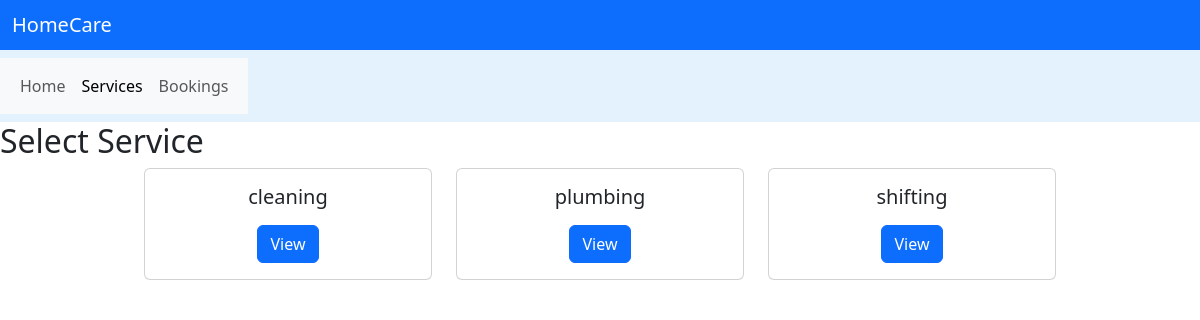
The app's page /service_list, older data.
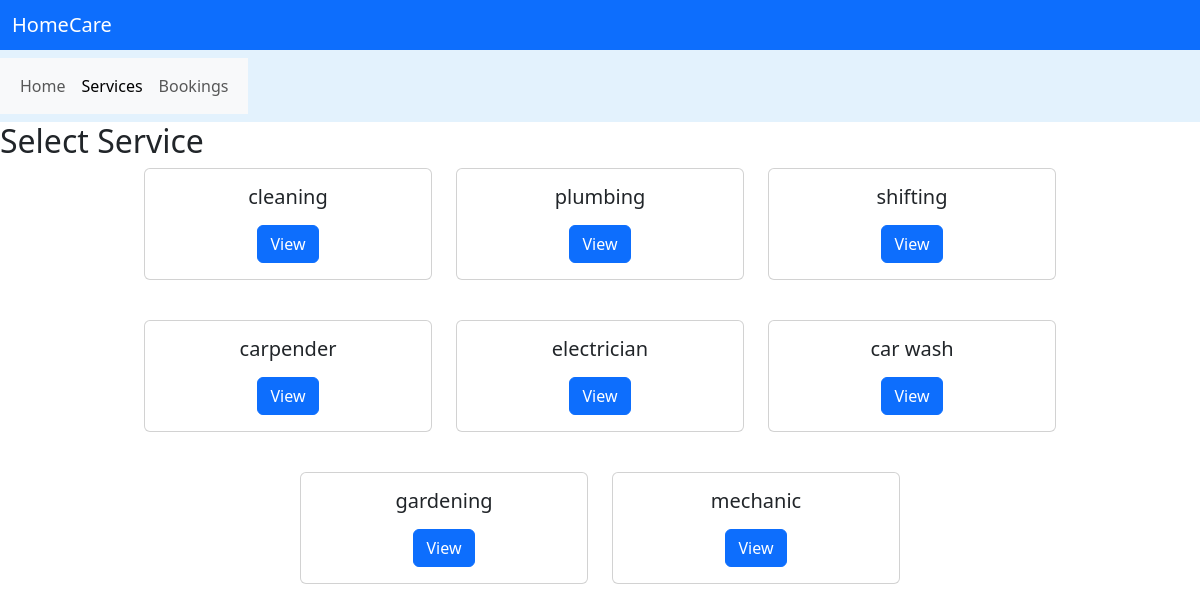
The same page, newer data.
### provider_app/models.py (models this page shows, shortened)
class Service(models.Model):
    name = models.CharField(max_length=100)

### bookings_app/views.py (the view)
# urls.py: path('service_list',views.service_list,name='service_list'),
def service_list(request):
    services = Service.objects.all()
    return render(request, 'service_list.html', {'services': services})

### bookings_app/templates/service_list.html (shortened to what this page needs)
<!DOCTYPE html>
<html lang="en">
<head>
    <link href="https://cdn.jsdelivr.net/npm/bootstrap@5.3.8/dist/css/bootstrap.min.css" rel="stylesheet">
</head>
<body>
     <nav class="navbar bg-primary" data-bs-theme="dark">
  <div class="container-fluid">
    <span class="navbar-brand mb-0 h1">HomeCare</span>
  </div>
</nav>
<nav class="navbar" style="background-color: #e3f2fd;" data-bs-theme="light">
<nav class="navbar navbar-expand-lg bg-body-tertiary">
  <div class="container-fluid">
    <div class="collapse navbar-collapse" id="navbarNavDropdown">
      <ul class="navbar-nav">
        <li class="nav-item">
          <a class="nav-link" href="{% url 'user_dashboard' %}">Home</a>
        </li>
        <li class="nav-item">
          <a class="nav-link active" aria-current="page" href="{% url 'service_list' %}">Services</a>
        </li>
        <li class="nav-item">
          <a class="nav-link" href="{% url 'user_bookings' %}">Bookings</a>
        </li>
      </ul>
    </div>
  </div>
</nav>
</nav>
    <h2>Select Service</h2>
    <div class="row">
    <div class="d-flex flex-wrap justify-content-center gap-4">
    {% for service in services %}
    <div class="card text-center mb-3" style="width: 18rem;">
    <div class="card-body">
    <h5 class="card-title"> {{ service.name }}</h5>
    <a href="{% url 'provider_list' service.id %}" class="btn btn-primary">View</a>
    </div>
    </div>
    {% endfor %}
    </div>
    </div>
</body>
</html>

Row changes from the older to the newer data that the page shows:
added Service: name "carpender"
added Service: name "electrician"
added Service: name "car wash"
added Service: name "gardening"
added Service: name "mechanic"
